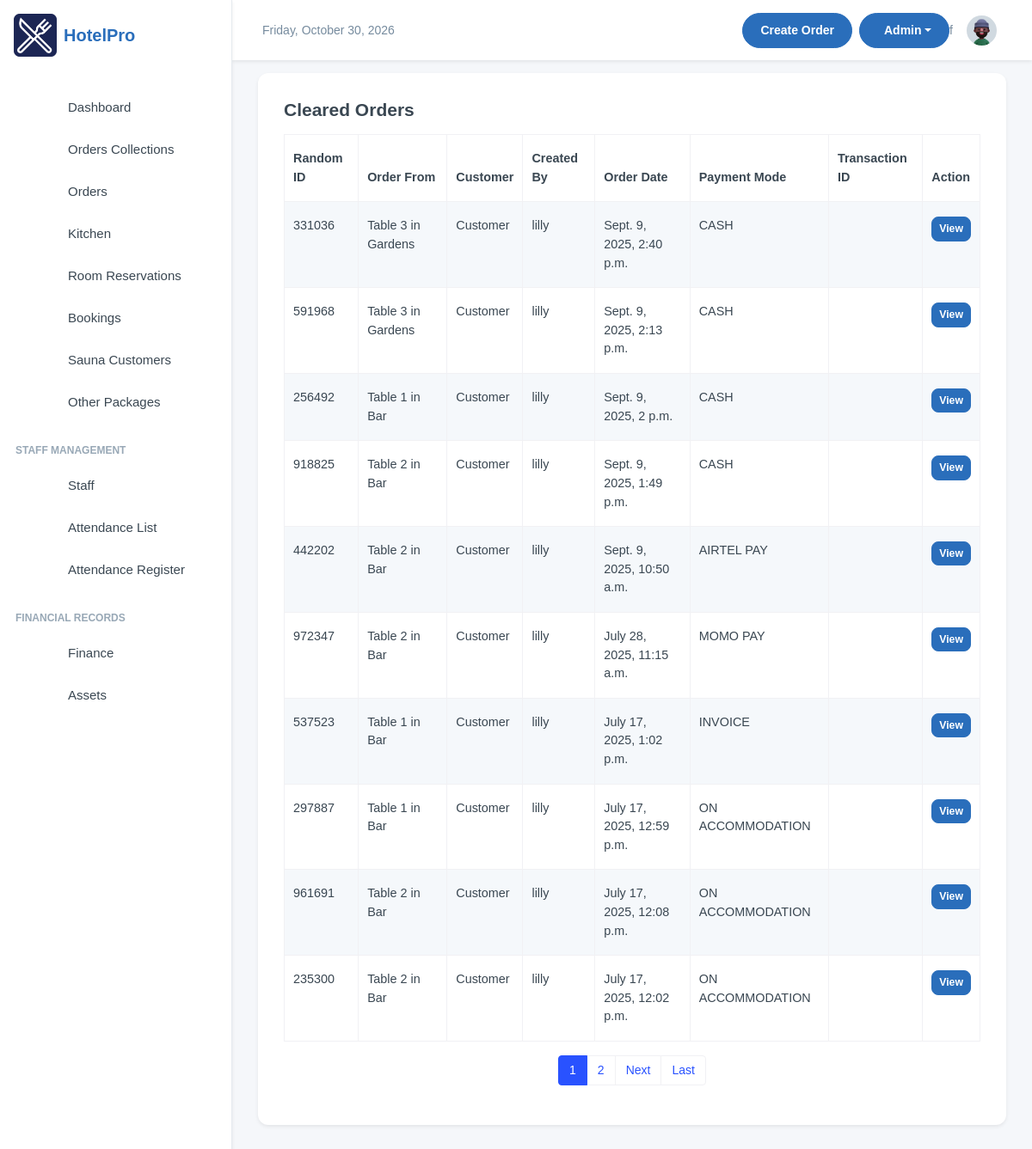
The page /manager/cleared_transactions/ (signed in) on the database its author committed.
### inventory/models.py (models this page shows, shortened)
class OrderTransaction(models.Model):
    pay_mode = (
        ("NO PAYMENT", "NO PAYMENT"),
        ("CASH", "CASH"),
        ("MOMO PAY", "MOMO PAY"),
        ("AIRTEL PAY", "AIRTEL PAY"),
        ("INVOICE", "INVOICE"),
        ("ON ACCOMMODATION", "ON ACCOMMODATION"),
    )
    random_id = models.CharField(max_length=6, unique=True, editable=False, default=generate_random_id)
    customer_name = models.CharField(max_length=255, blank=True, null=True, default="Customer")
    served_by = models.CharField(
        max_length=255, blank=True, null=True, default="Waitress")
    dining_area = models.ForeignKey(DiningArea, on_delete=models.SET_NULL, null=True, blank=True)
    table = models.ForeignKey(Table, on_delete=models.SET_NULL, null=True, blank=True )
    special_notes = models.TextField(default="Null")
    created = models.DateTimeField(default=now, blank=True, null=True)
    payment_mode = models.CharField(default="NO PAYMENT", max_length=50, choices=pay_mode)
    transaction_id = models.CharField(blank=True, null=True, max_length=100, help_text="Transaction ID / Invoice Number")
    created_by = models.ForeignKey(User, on_delete=models.SET_NULL, null=True, blank=True)
    updated = models.DateField(auto_now=True, blank=True, null=True)
    class Meta:
        ordering = ['-created']

class Table(models.Model):
    table_number = models.IntegerField()
    dining_area = models.ForeignKey(DiningArea, on_delete=models.CASCADE, related_name='tables')
    capacity = models.IntegerField()  # Number of seats at the table
    is_available = models.BooleanField(default=True)
    def __str__(self):
        return f"Table {self.table_number} in {self.dining_area.name}"

class DiningArea(models.Model):
    name = models.CharField(max_length=255)
    description = models.TextField(blank=True, null=True)

### inventory/views.py (the view)
# urls.py: path('cleared_transactions/', views.clearedTransactions, name='cleared_transactions'),
@login_required
def clearedTransactions(request):
    orders_list = OrderTransaction.objects.filter(payment_mode__in=[
                                                  "CASH", "MOMO PAY", "AIRTEL PAY", "ON ACCOMMODATION", "INVOICE"]).order_by('-id')
    page = request.GET.get('page')
    orders_page = Paginator(orders_list, 10).get_page(page)
    return render(request, "cleared_order_transactions.html", {"orders_list": orders_page})

### inventory/templates/cleared_order_transactions.html (shortened to what this page needs)
{% extends 'base.html' %}
{% block content %}
<div class="card">
    <div class="card-body">
        <div class="row">
            <h4 class="fw-semibold mb-2"> Cleared Orders</h4>
            <div class="container mt-2">
                <table class="table table-striped table-bordered">
                    <thead class="thead-dark">
                        <tr>
                            <th>Random ID</th>
                            <th>Order From</th>
                            <th>Customer</th>
                            <th>Created By</th>
                            <th>Order Date</th>
                            <th>Payment Mode</th>
                            <th>Transaction ID</th>
                            <th>Action</th>
                        </tr>
                    </thead>
                    <tbody>
                        {% for order in orders_list %}
                                <tr>
                                    <td>{{ order.random_id }}</td>
                                    <td> {{ order.table }}</td>
                                    <td>{{ order.customer_name }}</td>
                                    <td>{{ order.created_by }}</td>
                                    <td>{{ order.created }}</td>
                                    <td >{{ order.payment_mode }}</td>
                                    <td>{{ order.transaction_id }}</td>
                                    <td>
                                        <a href="/manager/orders_transactions/{{ order.id }}" class="btn btn-primary btn-sm">
                                            View
                                        </a>
                                    </td>
                                </tr>
                        {% endfor %}
                    </tbody>
                </table>
                <nav aria-label="Page navigation">
                    <ul class="pagination justify-content-center">
                        {% for page_num in orders_list.paginator.page_range %}
                        {% if page_num >= orders_list.number|add:-2 and page_num <= orders_list.number|add:2 %} <li
                            class="page-item {% if page_num == orders_list.number %}active{% endif %}">
                            <a class="page-link" href="?page={{ page_num }}">{{ page_num }}</a>
                            </li>
                            {% elif page_num == 1 or page_num == orders_list.paginator.num_pages %}
                            <li class="page-item">
                                <a class="page-link" href="?page={{ page_num }}">{{ page_num }}</a>
                            </li>
                            {% elif page_num == orders_list.number|add:-3 or page_num == orders_list.number|add:3 %}
                            <li class="page-item disabled"><span class="page-link">...</span></li>
                            {% endif %}
                            {% endfor %}
                            {% if orders_list.has_next %}
                            <li class="page-item">
                                <a class="page-link" href="?page={{ orders_list.next_page_number }}">Next</a>
                            </li>
                            <li class="page-item">
                                <a class="page-link" href="?page={{ orders_list.paginator.num_pages }}">Last</a>
                            </li>
                            {% endif %}
                    </ul>
                </nav>
            </div>
        </div>
    </div>
</div>
{% endblock content %}

### templates/base.html (style rules this page uses)
:root { --primary-color: #2A6EBB; --secondary-color: #F8F9FA; --accent-color: #FFD700; --text-color: #333333; --success-color: #28a745; --danger-color: #dc3545; --warning-color: #ffc107; --info-color: #17a2b8; }
body { font-family: 'Poppins', sans-serif; background-color: #f5f7fa; }
.btn-primary { background-color: var(--primary-color); border-color: var(--primary-color); }
.card { border-radius: 0.75rem; border: none; box-shadow: 0 0.125rem 0.25rem rgba(0, 0, 0, 0.075); transition: transform 0.2s ease-in-out, box-shadow 0.2s ease-in-out; }

### inventory/templates/cleared_order_transactions.html (style rules this page uses)
table { font-size: .9rem; font-family: 'Arial', sans-serif; }

### rows shown on the page
OrderTransaction: random_id "331036", table "Table 3 in Gardens", customer_name "Customer", created_by "lilly", created "Sept. 9, 2025, 2:40 p.m.", payment_mode "CASH"
OrderTransaction: random_id "591968", table "Table 3 in Gardens", customer_name "Customer", created_by "lilly", created "Sept. 9, 2025, 2:13 p.m.", payment_mode "CASH"
OrderTransaction: random_id "256492", table "Table 1 in Bar", customer_name "Customer", created_by "lilly", created "Sept. 9, 2025, 2 p.m.", payment_mode "CASH"
OrderTransaction: random_id "918825", table "Table 2 in Bar", customer_name "Customer", created_by "lilly", created "Sept. 9, 2025, 1:49 p.m.", payment_mode "CASH"
OrderTransaction: random_id "442202", table "Table 2 in Bar", customer_name "Customer", created_by "lilly", created "Sept. 9, 2025, 10:50 a.m.", payment_mode "AIRTEL PAY"
OrderTransaction: random_id "972347", table "Table 2 in Bar", customer_name "Customer", created_by "lilly", created "July 28, 2025, 11:15 a.m.", payment_mode "MOMO PAY"
OrderTransaction: random_id "537523", table "Table 1 in Bar", customer_name "Customer", created_by "lilly", created "July 17, 2025, 1:02 p.m.", payment_mode "INVOICE"
OrderTransaction: random_id "297887", table "Table 1 in Bar", customer_name "Customer", created_by "lilly", created "July 17, 2025, 12:59 p.m.", payment_mode "ON ACCOMMODATION"
OrderTransaction: random_id "961691", table "Table 2 in Bar", customer_name "Customer", created_by "lilly", created "July 17, 2025, 12:08 p.m.", payment_mode "ON ACCOMMODATION"
OrderTransaction: random_id "235300", table "Table 2 in Bar", customer_name "Customer", created_by "lilly", created "July 17, 2025, 12:02 p.m.", payment_mode "ON ACCOMMODATION"

### other values the page prints
{{ page_num }} "1" "2"
